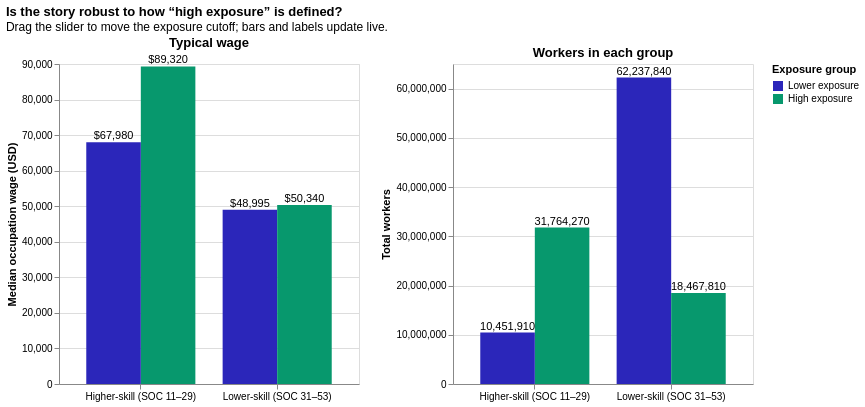

Write notebook code for a chart like this one.
### Markdown cell above
### Interactive Visual 5 :

### Code cell
cut_param = alt.param(value=0.5, bind=alt.binding_range(
    min=-1.5, max=1.5, step=0.1, name='"High exposure" = AIOE above: '))
exp_scale = alt.Scale(domain=['Lower exposure', 'High exposure'], range=["#2b26ba", "#07986d"])
base5 = alt.Chart(df).transform_calculate(
    exposure=alt.expr.if_(alt.datum.AIOE > cut_param, 'High exposure', 'Lower exposure'))


def tier_exposure(y_field, title, fmt, legend):
    bars_ = base5.mark_bar().encode(
        x=alt.X('skill_tier:N', sort=[HI, LO], title=None, axis=alt.Axis(labelLimit=200, labelAngle=0)),
        xOffset=alt.XOffset('exposure:N', sort=['Lower exposure', 'High exposure']),
        y=alt.Y(y_field, title=title),
        color=alt.Color('exposure:N', scale=exp_scale,
                        legend=alt.Legend(title='Exposure group') if legend else None),
        tooltip=[alt.Tooltip('skill_tier:N', title='Skill tier'),
                 alt.Tooltip('exposure:N', title='Exposure'),
                 alt.Tooltip('count():Q', title='Occupations'),
                 alt.Tooltip(y_field, title=title, format=fmt)])
    labels_ = (bars_.mark_text(dy=-6, fontSize=11)
               .encode(text=alt.Text(y_field, format=fmt), color=alt.value('black')))
    return bars_ + labels_


wage_panel = tier_exposure('median(A_MEDIAN):Q', 'Median occupation wage (USD)', '$,.0f', True).properties(
    width=300, height=320, title='Typical wage')
emp_panel = tier_exposure('sum(TOT_EMP):Q', 'Total workers', ',.0f', False).properties(
    width=300, height=320, title='Workers in each group')

visual5 = alt.hconcat(wage_panel, emp_panel).add_params(cut_param).properties(
    title=alt.TitleParams('Is the story robust to how “high exposure” is defined?',
                          subtitle=['Drag the slider to move the exposure cutoff; bars and labels update live.']))
visual5

### Figure 1 — Vega-Lite specification as saved in the notebook (floating-point values rounded to 4 significant figures; data arrays with more than 128 entries replaced by an {"elided": "..."} marker saying what was removed)
{"config": {"view": {"continuousWidth": 300, "continuousHeight": 300}}, "hconcat": [{"layer": [{"mark": {"type": "bar"}, "encoding": {"color": {"field": "exposure", "legend": {"title": "Exposure group"}, "scale": {"domain": ["Lower exposure", "High exposure"], "range": ["#2b26ba", "#07986d"]}, "type": "nominal"}, "tooltip": [{"field": "skill_tier", "title": "Skill tier", "type": "nominal"}, {"field": "exposure", "title": "Exposure", "type": "nominal"}, {"aggregate": "count", "title": "Occupations", "type": "quantitative"}, {"aggregate": "median", "field": "A_MEDIAN", "format": "$,.0f", "title": "Median occupation wage (USD)", "type": "quantitative"}], "x": {"axis": {"labelAngle": 0, "labelLimit": 200}, "field": "skill_tier", "sort": ["Higher-skill (SOC 11–29)", "Lower-skill (SOC 31–53)"], "title": null, "type": "nominal"}, "xOffset": {"field": "exposure", "sort": ["Lower exposure", "High exposure"], "type": "nominal"}, "y": {"aggregate": "median", "field": "A_MEDIAN", "title": "Median occupation wage (USD)", "type": "quantitative"}}, "transform": [{"calculate": "if((datum.AIOE > param_7c396dddeec7840e),'High exposure','Lower exposure')", "as": "exposure"}]}, {"mark": {"type": "text", "dy": -6, "fontSize": 11}, "encoding": {"color": {"value": "black"}, "text": {"aggregate": "median", "field": "A_MEDIAN", "format": "$,.0f", "type": "quantitative"}, "tooltip": [{"field": "skill_tier", "title": "Skill tier", "type": "nominal"}, {"field": "exposure", "title": "Exposure", "type": "nominal"}, {"aggregate": "count", "title": "Occupations", "type": "quantitative"}, {"aggregate": "median", "field": "A_MEDIAN", "format": "$,.0f", "title": "Median occupation wage (USD)", "type": "quantitative"}], "x": {"axis": {"labelAngle": 0, "labelLimit": 200}, "field": "skill_tier", "sort": ["Higher-skill (SOC 11–29)", "Lower-skill (SOC 31–53)"], "title": null, "type": "nominal"}, "xOffset": {"field": "exposure", "sort": ["Lower exposure", "High exposure"], "type": "nominal"}, "y": {"aggregate": "median", "field": "A_MEDIAN", "title": "Median occupation wage (USD)", "type": "quantitative"}}, "transform": [{"calculate": "if((datum.AIOE > param_7c396dddeec7840e),'High exposure','Lower exposure')", "as": "exposure"}]}], "height": 320, "title": "Typical wage", "width": 300}, {"layer": [{"mark": {"type": "bar"}, "encoding": {"color": {"field": "exposure", "legend": null, "scale": {"domain": ["Lower exposure", "High exposure"], "range": ["#2b26ba", "#07986d"]}, "type": "nominal"}, "tooltip": [{"field": "skill_tier", "title": "Skill tier", "type": "nominal"}, {"field": "exposure", "title": "Exposure", "type": "nominal"}, {"aggregate": "count", "title": "Occupations", "type": "quantitative"}, {"aggregate": "sum", "field": "TOT_EMP", "format": ",.0f", "title": "Total workers", "type": "quantitative"}], "x": {"axis": {"labelAngle": 0, "labelLimit": 200}, "field": "skill_tier", "sort": ["Higher-skill (SOC 11–29)", "Lower-skill (SOC 31–53)"], "title": null, "type": "nominal"}, "xOffset": {"field": "exposure", "sort": ["Lower exposure", "High exposure"], "type": "nominal"}, "y": {"aggregate": "sum", "field": "TOT_EMP", "title": "Total workers", "type": "quantitative"}}, "transform": [{"calculate": "if((datum.AIOE > param_7c396dddeec7840e),'High exposure','Lower exposure')", "as": "exposure"}]}, {"mark": {"type": "text", "dy": -6, "fontSize": 11}, "encoding": {"color": {"value": "black"}, "text": {"aggregate": "sum", "field": "TOT_EMP", "format": ",.0f", "type": "quantitative"}, "tooltip": [{"field": "skill_tier", "title": "Skill tier", "type": "nominal"}, {"field": "exposure", "title": "Exposure", "type": "nominal"}, {"aggregate": "count", "title": "Occupations", "type": "quantitative"}, {"aggregate": "sum", "field": "TOT_EMP", "format": ",.0f", "title": "Total workers", "type": "quantitative"}], "x": {"axis": {"labelAngle": 0, "labelLimit": 200}, "field": "skill_tier", "sort": ["Higher-skill (SOC 11–29)", "Lower-skill (SOC 31–53)"], "title": null, "type": "nominal"}, "xOffset": {"field": "exposure", "sort": ["Lower exposure", "High exposure"], "type": "nominal"}, "y": {"aggregate": "sum", "field": "TOT_EMP", "title": "Total workers", "type": "quantitative"}}, "transform": [{"calculate": "if((datum.AIOE > param_7c396dddeec7840e),'High exposure','Lower exposure')", "as": "exposure"}]}], "height": 320, "title": "Workers in each group", "width": 300}], "data": {"name": "data-933f2b58295ef88cd718dcb29ca2cffa"}, "params": [{"name": "param_7c396dddeec7840e", "bind": {"input": "range", "max": 1.5, "min": -1.5, "name": "\"High exposure\" = AIOE above: ", "step": 0.1}, "value": 0.5}], "title": {"text": "Is the story robust to how “high exposure” is defined?", "subtitle": ["Drag the slider to move the exposure cutoff; bars and labels update live."]}, "$schema": "https://vega.github.io/schema/vega-lite/v6.4.1.json", "datasets": {"data-933f2b58295ef88cd718dcb29ca2cffa": {"elided": "670 records"}}}
